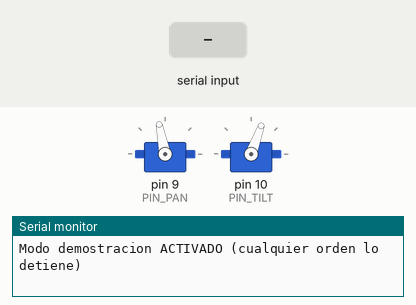
Simulated run of this sketch. Board: Arduino Uno, built with avr-gcc and run on an emulated ATmega328P. Shown: 2 × servo, the last lines printed to the serial monitor. The inputs (shaded band) are chosen by the test bench.

Above: at 1.3 s.
1.4 s: "T100\n" received over the second serial link
At 3.5 s:
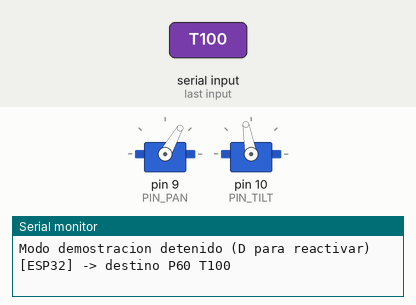
4.4 s: "P100\n" received over Serial
At 6.8 s:
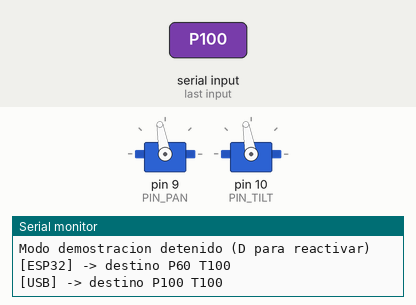
7.4 s: "D\n" received over Serial
At 10.2 s:
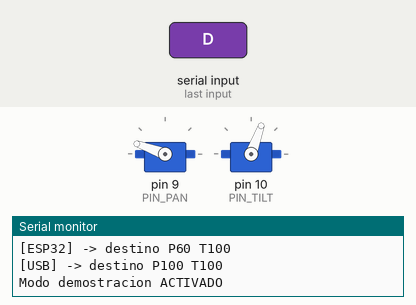
10.4 s: "T100\n" received over Serial
At 12.9 s:
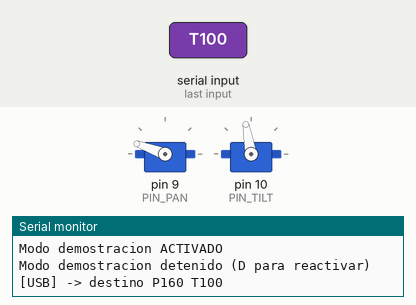
13.4 s: "P100\n" received over the second serial link
At 14.23 s:
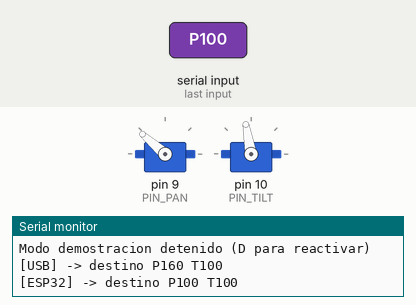
Timing chart, 0 to 16.8 s (numbered marks = the images above; inputs shaded):
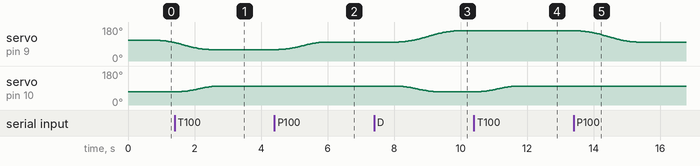

The sketch:

03_arduino_servos.ino
```cpp
/*
 * VigIA - Paso 3: Control de servos con Arduino Uno
 * ------------------------------------------------------------
 * El Arduino es el "músculo": recibe órdenes de texto y mueve los
 * servos pan-tilt de forma suave y dentro de límites seguros.
 * El ESP32-CAM (el "cerebro") enviará estas órdenes más adelante;
 * por ahora se prueban a mano desde el Monitor Serie.
 *
 * Órdenes (terminar con "Nueva línea"):
 *   P95        -> pan a 95°
 *   T88        -> tilt a 88°
 *   P95 T88    -> ambos a la vez (formato que usará el ESP32)
 *   C          -> centrar ambos
 *   D          -> activar el modo demostración (movimiento automático)
 *   ?          -> mostrar posición actual y límites
 *
 * MODO DEMOSTRACIÓN: al encender, los servos se mueven solos de
 * forma lenta recorriendo los límites seguros (izquierda, derecha,
 * arriba, abajo). Cualquier orden P/T/C lo detiene; "D" lo reactiva.
 *
 * Funcionan por dos vías:
 *   - Monitor Serie del Arduino (USB, 9600 baud) -> pruebas a mano
 *   - Pin 2 (desde IO13 del ESP32-CAM, 9600 baud) -> sistema final
 *
 * Conexiones:
 *   Pin 9   -> naranja servo PAN  (izquierda/derecha)
 *   Pin 10  -> naranja servo TILT (arriba/abajo)
 *   Pin 2   <- IO13 del ESP32-CAM (más adelante)
 *   GND     -> riel (−) común (cargador, servos y ESP32)
 *   Servos rojo/marrón -> cargador 5V (+/−), NUNCA al 5V del Arduino
 *
 * Errores comunes:
 *   - Los servos tiemblan o no se mueven: falta el GND común entre
 *     Arduino y cargador.
 *   - El Arduino se reinicia al mover: los servos están conectados
 *     al 5V del Arduino; pasarlos al cargador.
 *   - No se puede subir este código: desconectar los cables de los
 *     pines 0 y 1, y quitar el puente RESET-GND.
 *   - Escribo órdenes y no pasa nada: en el Monitor Serie elegir
 *     9600 baud y "Nueva línea".
 */

#include <Servo.h>
#include <SoftwareSerial.h>

// ---- Pines ----
#define PIN_PAN    9
#define PIN_TILT  10
#define PIN_RX_ESP 2   // recibe del ESP32 (IO13)
#define PIN_TX_ESP 3   // no se usa (el Arduino no responde al ESP32)

// ---- Límites en MEDICIÓN: probar de a poco con P y T y anotar ----
// hasta dónde llega cada servo sin chocar ni tensar cables.
// Luego fijar aquí los valores definitivos.
// (13 oct) Medidos por el usuario con el montaje final (cables de pan y
// tilt corregidos: antes estaban intercambiados)
#define PAN_MIN     50
#define PAN_MAX    160
#define PAN_CENTRO 110
#define TILT_MIN    10
#define TILT_MAX   120
#define TILT_CENTRO 70

// Amplitud del modo demostración (independiente de los límites)
#define DEMO_PAN  50   // pan recorre 40°-140°
#define DEMO_TILT 25   // tilt recorre 65°-115°

// ---- Sentido de giro (cambiar a true si gira al revés) ----
// Con "P100" la cámara debe girar hacia TU derecha (mirándola de frente).
// Con "T100" la cámara debe mirar MÁS ARRIBA.
#define PAN_INVERTIDO  false
#define TILT_INVERTIDO false

// ---- Suavidad: perfil con aceleración y frenado ----
// Cada movimiento arranca despacio, acelera y frena al acercarse al
// destino (como un auto que no arranca ni frena de golpe).
// (13 oct) Suave a pedido del usuario: arranques y frenadas lentos para
// que no se suelte ningún cable ni se mueva la estructura.
// ¡Si se cambian, actualizar ARDUINO_VEL/ARDUINO_ACEL en el ESP32!
#define VEL_MAX   50.0   // grados por segundo (velocidad crucero)
#define ACEL      60.0   // grados por segundo² (qué tan rápido acelera/frena)
#define PERIODO_MS 10    // cada cuánto se actualiza la posición

Servo servoPan, servoTilt;
SoftwareSerial desdeESP(PIN_RX_ESP, PIN_TX_ESP);

struct Eje {
  float pos;    // posición actual (con decimales, para moverse fino)
  float vel;    // velocidad actual (grados/s, con signo)
  int destino;  // ángulo pedido
};
Eje pan  = {PAN_CENTRO, 0, PAN_CENTRO};
Eje tilt = {TILT_CENTRO, 0, TILT_CENTRO};
#define panDestino  pan.destino
#define tiltDestino tilt.destino
unsigned long ultimoPaso = 0;

// ---- Modo demostración ----
#define PAUSA_DEMO_MS 600   // espera en cada punto del recorrido
const int recorrido[][2] = {   // {pan, tilt}
  {PAN_CENTRO - DEMO_PAN, TILT_CENTRO}, {PAN_CENTRO + DEMO_PAN, TILT_CENTRO}, {PAN_CENTRO, TILT_CENTRO},
  {PAN_CENTRO, TILT_CENTRO - DEMO_TILT}, {PAN_CENTRO, TILT_CENTRO + DEMO_TILT}, {PAN_CENTRO, TILT_CENTRO},
};
const int PUNTOS = sizeof(recorrido) / sizeof(recorrido[0]);
bool demoActiva = true;
int puntoDemo = 0;
unsigned long llegadaDemo = 0;
bool esperandoDemo = false;

String bufUSB, bufESP;

// Convierte un ángulo con decimales al pulso del servo (544-2400 µs,
// el mismo rango que usa Servo.write). Así se mueve en fracciones de grado.
int aMicrosegundos(float angulo, bool invertido) {
  if (invertido) angulo = 180.0 - angulo;
  return 544 + (int)(angulo * (2400 - 544) / 180.0);
}

void escribirServos() {
  servoPan.writeMicroseconds(aMicrosegundos(pan.pos, PAN_INVERTIDO));
  servoTilt.writeMicroseconds(aMicrosegundos(tilt.pos, TILT_INVERTIDO));
}

void mostrarEstado() {
  Serial.print(F("Pan "));  Serial.print((int)round(pan.pos));
  Serial.print(F(" (")); Serial.print(PAN_MIN); Serial.print('-'); Serial.print(PAN_MAX);
  Serial.print(F(")  Tilt ")); Serial.print((int)round(tilt.pos));
  Serial.print(F(" (")); Serial.print(TILT_MIN); Serial.print('-'); Serial.print(TILT_MAX);
  Serial.println(')');
}

// Interpreta una orden como "P95 T88", "P95", "T88", "C" o "?"
void procesarOrden(String orden, const __FlashStringHelper *origen) {
  orden.trim();

  // Líneas de información del ESP32 (empiezan con '#'): solo se muestran
  if (orden.startsWith("#")) {
    Serial.print(F("[ESP32 info] "));
    Serial.println(orden.substring(1));
    return;
  }

  orden.toUpperCase();
  if (orden.length() == 0) return;

  if (orden == "?") { mostrarEstado(); return; }

  if (orden == "D") {
    demoActiva = true;
    esperandoDemo = false;
    Serial.println(F("Modo demostracion ACTIVADO"));
    return;
  }

  // Cualquier otra orden detiene la demostración
  if (demoActiva) {
    demoActiva = false;
    Serial.println(F("Modo demostracion detenido (D para reactivar)"));
  }

  if (orden == "C") {
    panDestino = PAN_CENTRO;
    tiltDestino = TILT_CENTRO;
  } else {
    int p = orden.indexOf('P');
    int t = orden.indexOf('T');
    if (p < 0 && t < 0) {
      Serial.print(F("Orden no reconocida: ")); Serial.println(orden);
      return;
    }
    if (p >= 0) panDestino  = constrain(orden.substring(p + 1).toInt(), PAN_MIN, PAN_MAX);
    if (t >= 0) tiltDestino = constrain(orden.substring(t + 1).toInt(), TILT_MIN, TILT_MAX);
  }

  Serial.print(origen);
  Serial.print(F(" -> destino P")); Serial.print(panDestino);
  Serial.print(F(" T"));            Serial.println(tiltDestino);
}

// Lee caracteres sin bloquear y procesa la orden al llegar '\n'
void leerLinea(Stream &entrada, String &buf, const __FlashStringHelper *origen) {
  while (entrada.available()) {
    char c = entrada.read();
    if (c == '\n' || c == '\r') {
      if (buf.length()) procesarOrden(buf, origen);
      buf = "";
    } else if (buf.length() < 60) {
      buf += c;
    }
  }
}

// Mueve un eje un instante con aceleración y frenado.
// Devuelve true si cambió de posición.
bool actualizarEje(Eje &e, float dt) {
  float falta = e.destino - e.pos;
  if (fabs(falta) < 0.05 && fabs(e.vel) < 1.0) {   // llegó
    e.pos = e.destino;
    e.vel = 0;
    return false;
  }
  // Velocidad máxima que todavía permite frenar a tiempo: v = sqrt(2·a·d)
  float vObjetivo = min(VEL_MAX, sqrt(2.0 * ACEL * fabs(falta)));
  if (falta < 0) vObjetivo = -vObjetivo;

  // Acercar la velocidad actual a la objetivo sin pasar de ACEL
  float dv = vObjetivo - e.vel;
  float maxDv = ACEL * dt;
  e.vel += constrain(dv, -maxDv, maxDv);

  float avance = e.vel * dt;
  if (fabs(avance) > fabs(falta)) avance = falta;   // no pasarse
  e.pos += avance;
  return true;
}

void moverSuave() {
  if (millis() - ultimoPaso < PERIODO_MS) return;
  float dt = (millis() - ultimoPaso) / 1000.0;
  ultimoPaso = millis();
  if (dt > 0.05) dt = 0.05;   // por si el loop se atrasó

  bool c1 = actualizarEje(pan, dt);
  bool c2 = actualizarEje(tilt, dt);
  if (c1 || c2) escribirServos();
}

bool llegaron() {
  return pan.vel == 0 && tilt.vel == 0 &&
         pan.pos == pan.destino && tilt.pos == tilt.destino;
}

// Cuando los servos llegan a un punto, espera y pasa al siguiente
void avanzarDemo() {
  if (!demoActiva) return;
  if (!llegaron()) return;

  if (!esperandoDemo) {
    esperandoDemo = true;
    llegadaDemo = millis();
    return;
  }
  if (millis() - llegadaDemo < PAUSA_DEMO_MS) return;

  esperandoDemo = false;
  panDestino  = recorrido[puntoDemo][0];
  tiltDestino = recorrido[puntoDemo][1];
  puntoDemo = (puntoDemo + 1) % PUNTOS;
}

void setup() {
  Serial.begin(9600);
  desdeESP.begin(9600);

  // Fijar la posición ANTES de attach: así el primer pulso ya es el centro
  // y el servo no da un salto a una posición aleatoria
  escribirServos();
  servoPan.attach(PIN_PAN);
  servoTilt.attach(PIN_TILT);

  Serial.println(F("\n=== VigIA - Servos con Arduino (MEDICION DE LIMITES) ==="));
  mostrarEstado();
  Serial.println(F("Ordenes: P95 | T88 | P95 T88 | C (centrar) | D (demo) | ? (estado)"));
  Serial.println(F("Modo demostracion ACTIVADO (cualquier orden lo detiene)"));
}

void loop() {
  leerLinea(Serial,   bufUSB, F("[USB]"));
  leerLinea(desdeESP, bufESP, F("[ESP32]"));
  avanzarDemo();
  moverSuave();
}
```

Measured:
- after the input at 1.4 s, servo on pin 10 (PIN_TILT): moves from 70° to 100° over 1.1 s, starting after 0.12 s
- after the input at 4.4 s, servo on pin 9 (PIN_PAN): moves from 60° to 100° over 1.3 s, starting after 0.13 s
- after the input at 7.4 s, servo on pin 9 (PIN_PAN): moves from 100° to 160° over 1.7 s, starting after 0.74 s; servo on pin 10 (PIN_TILT): moves from 100° to 70° over 1.1 s, starting after 0.73 s
- after the input at 10.4 s, servo on pin 9 (PIN_PAN): stays 160° (without the input it goes to 159° after 0.35 s)
- after the input at 13.4 s, servo on pin 9 (PIN_PAN): moves from 160° to 100° over 1.8 s, starting after 0.12 s
